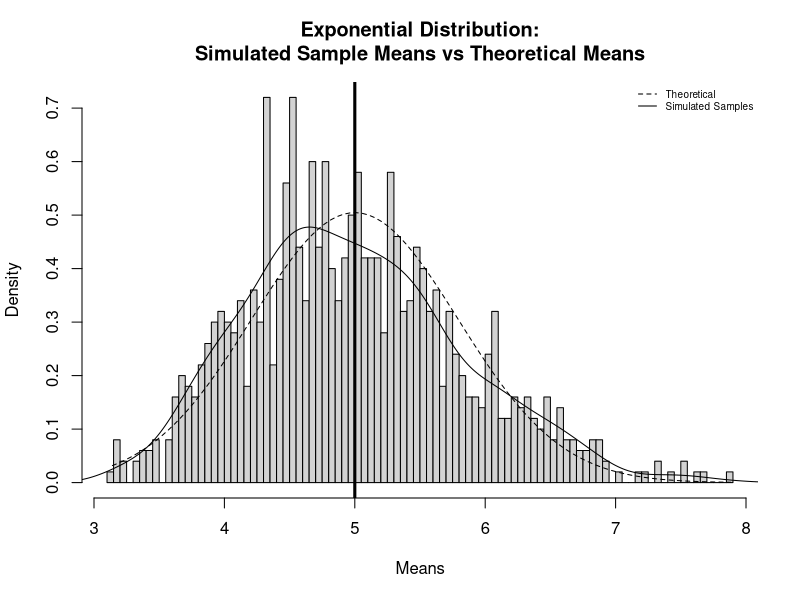
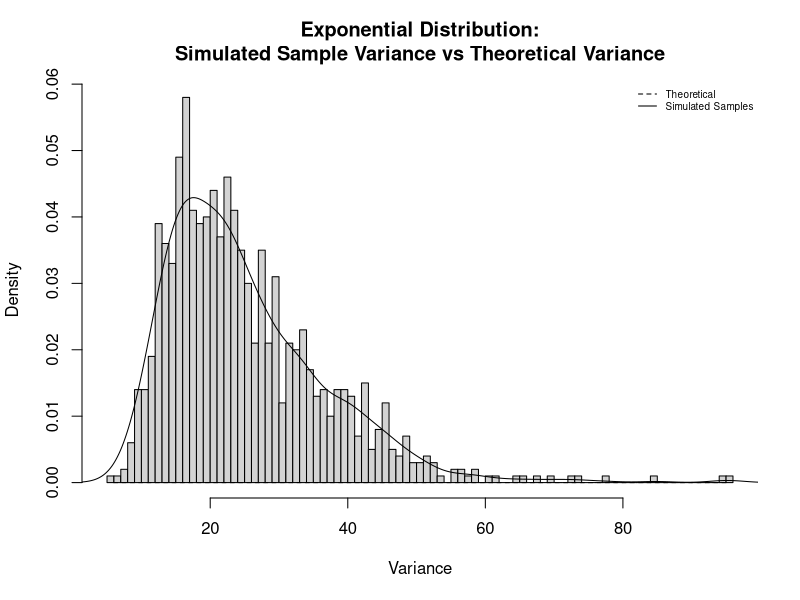
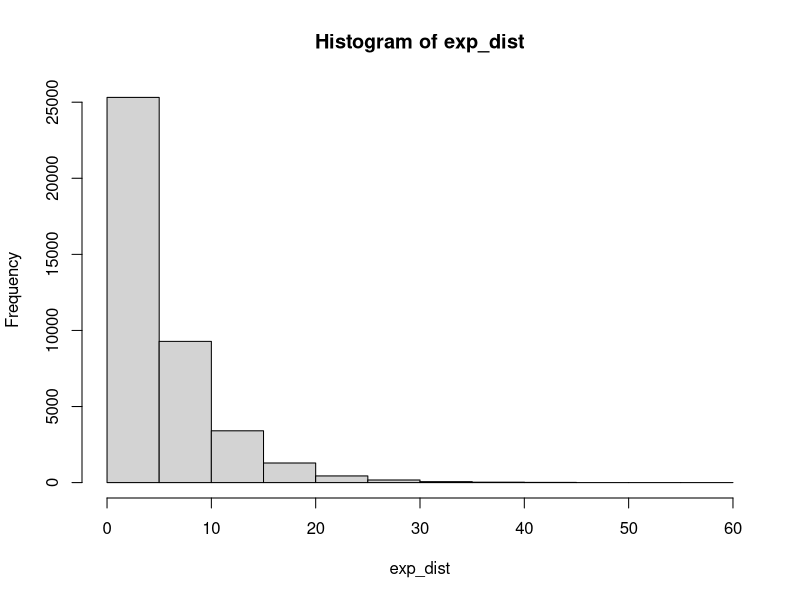
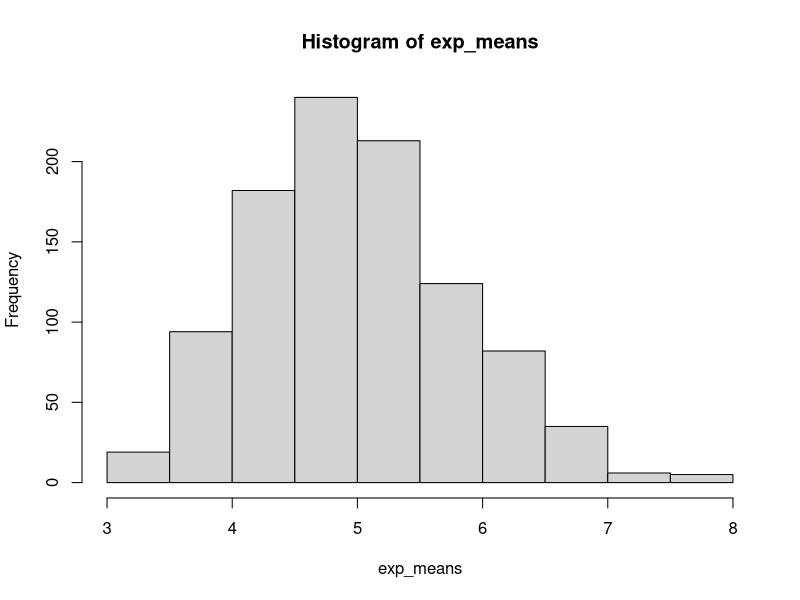

Recreate these plots in R, in order.
## ---- chunk 1
require(knitr)
opts_chunk$set(echo=TRUE, results="asis", warning=FALSE, message=FALSE)
## ---- chunk 2
lambda <- 0.2
n <- 40
num_sims <- 1000
## ---- chunk 3
set.seed(42) # Reproducibility!
## ---- chunk 4
exp_dist <- matrix(rexp(n * num_sims,lambda),num_sims)
## ---- chunk 5
exp_means <- apply(exp_dist, MARGIN=1,FUN=mean)
## ---- chunk 6
theory_mean <- 1/lambda
## ---- chunk 7
avg_sample_mean <- mean(exp_means)
## ---- chunk 8
theory_sd <- 1/lambda
numBreaks <- 100
# plot the averages as density probabilities
hist(exp_means
     ,probability=TRUE
     ,breaks = numBreaks
     ,xlab="Means"
     ,main="Exponential Distribution:\nSimulated Sample Means vs Theoretical Means"
     )

# add density plot of simulated sample means
lines(density(exp_means),lty=1)

# restructure theoretical mean to create a density plot on
# the same scale as the simulated sample means
xfit <- seq(min(exp_means), max(exp_means)
            , length=numBreaks
            )
yfit <- dnorm(xfit, mean=theory_mean, sd=(theory_sd/sqrt(n)))
lines(xfit, yfit
      , lty=2
      )

# add a vertical line at the theoretical mean
abline(v=theory_mean, lwd=3)

# add legend
legend('topright'
       , c("Theoretical","Simulated Samples")
       , lty=c(2,1)
       , cex=0.6
       , bty="n"
       )
## ---- chunk 9
theory_sd <- 1/lambda
theory_var <- theory_sd ^ 2

## ---- chunk 10
theory_sd_samp <- theory_sd / sqrt(n)
theory_var_samp <- theory_sd_samp ^ 2
## ---- chunk 11
exp_var <- apply(exp_dist, MARGIN=1,FUN=var)
## ---- chunk 12
avg_sample_var <- mean(exp_var)
## ---- chunk 13
######################### VAR ###########
#theory_sd <- 1/lambda
numBreaks <- 100
# plot the averages as density probabilities
hist(exp_var
     ,probability=TRUE
     ,breaks = numBreaks
     ,xlab="Variance"
     ,main="Exponential Distribution:\nSimulated Sample Variance vs Theoretical Variance"
)

# add density plot of simulated sample variances
lines(density(exp_var),lty=1)

# restructure theoretical variance to create a density plot on
# the same scale as the simulated sample variance
xfit <- seq(min(exp_var), max(exp_var)
            , length=numBreaks
)
yfit <- dnorm(xfit, mean=theory_var_samp, sd=theory_sd_samp)
lines(xfit, yfit
      , lty=2
)

# add a vertical line at the theoretical var
abline(v=theory_var_samp, lwd=3)

# add legend
legend('topright'
       , c("Theoretical","Simulated Samples")
       , lty=c(2,1)
       , cex=0.6
       , bty="n"
)
## ---- chunk 14
hist(exp_dist)

hist(exp_means)
